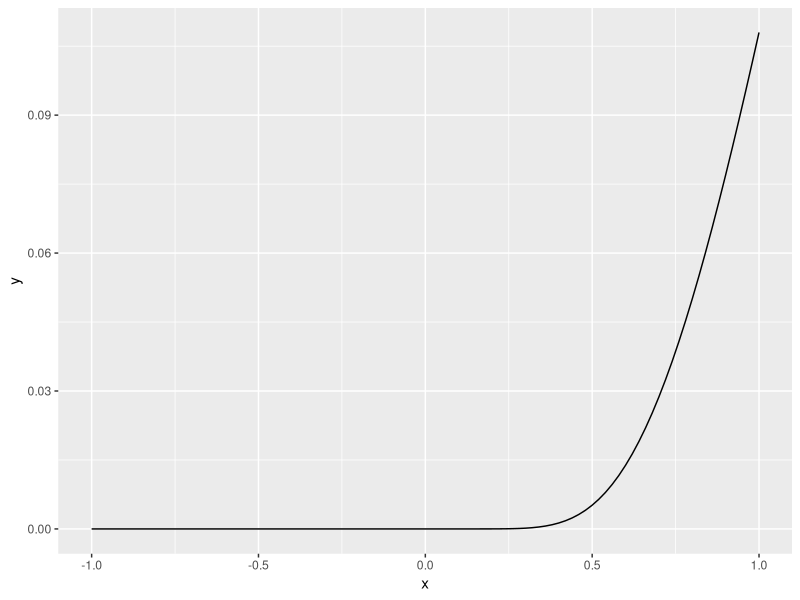

Generate this figure with R:
## ---- chunk 1
# packages
library(tidyverse)
## ---- chunk 2
# set a seed so these results are reproducible
set.seed(38)

## ---- chunk 3
# sketch the function first

# this will go to purrr::rerun
trials = 10 # number of replications

# things i'd like to compare over simulations
n = 30 # sample size

# i'm not sure about this whole evaluation thing. is there a better way?
dist = "lnorm" # distribution
parameters = list(meanlog = 1, sdlog = 0.5) # how vectorisable is this bit?

# what does this desnity look like?
tibble(x = c(-1, 1)) %>% 
  ggplot(aes(x = x)) +
  stat_function(fun = dlnorm, args = parameters)

# so, one run 
rlnorm(n, meanlog = parameters$meanlog, sdlog = parameters$sdlog) %>% 
  summary()



## ---- chunk 4

